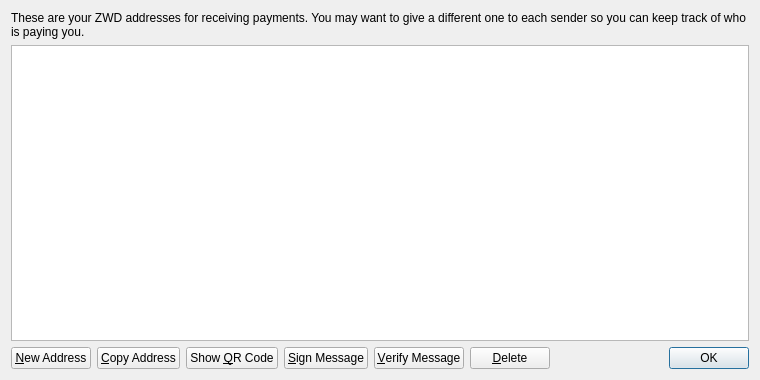
<?xml version="1.0" encoding="UTF-8"?>
<ui version="4.0">
 <class>AddressBookPage</class>
 <widget class="QWidget" name="AddressBookPage">
  <property name="geometry">
   <rect>
    <x>0</x>
    <y>0</y>
    <width>760</width>
    <height>380</height>
   </rect>
  </property>
  <property name="windowTitle">
   <string>Address Book</string>
  </property>
  <layout class="QVBoxLayout" name="verticalLayout">
   <item>
    <widget class="QLabel" name="labelExplanation">
     <property name="text">
      <string>These are your ZWD addresses for receiving payments. You may want to give a different one to each sender so you can keep track of who is paying you.</string>
     </property>
     <property name="textFormat">
      <enum>Qt::PlainText</enum>
     </property>
     <property name="wordWrap">
      <bool>true</bool>
     </property>
    </widget>
   </item>
   <item>
    <widget class="QTableView" name="tableView">
     <property name="contextMenuPolicy">
      <enum>Qt::CustomContextMenu</enum>
     </property>
     <property name="toolTip">
      <string>Double-click to edit address or label</string>
     </property>
     <property name="tabKeyNavigation">
      <bool>false</bool>
     </property>
     <property name="alternatingRowColors">
      <bool>true</bool>
     </property>
     <property name="selectionMode">
      <enum>QAbstractItemView::SingleSelection</enum>
     </property>
     <property name="selectionBehavior">
      <enum>QAbstractItemView::SelectRows</enum>
     </property>
     <property name="sortingEnabled">
      <bool>true</bool>
     </property>
     <attribute name="verticalHeaderVisible">
      <bool>false</bool>
     </attribute>
    </widget>
   </item>
   <item>
    <layout class="QHBoxLayout" name="horizontalLayout">
     <item>
      <widget class="QPushButton" name="newAddressButton">
       <property name="toolTip">
        <string>Create a new address</string>
       </property>
       <property name="text">
        <string>&amp;New Address</string>
       </property>
       <property name="icon">
        <iconset resource="../bitcoin.qrc">
         <normaloff>:/icons/add</normaloff>:/icons/add</iconset>
       </property>
      </widget>
     </item>
     <item>
      <widget class="QPushButton" name="copyToClipboard">
       <property name="toolTip">
        <string>Copy the currently selected address to the system clipboard</string>
       </property>
       <property name="text">
        <string>&amp;Copy Address</string>
       </property>
       <property name="icon">
        <iconset resource="../bitcoin.qrc">
         <normaloff>:/icons/editcopy</normaloff>:/icons/editcopy</iconset>
       </property>
      </widget>
     </item>
     <item>
      <widget class="QPushButton" name="showQRCode">
       <property name="text">
        <string>Show &amp;QR Code</string>
       </property>
       <property name="icon">
        <iconset resource="../bitcoin.qrc">
         <normaloff>:/icons/qrcode</normaloff>:/icons/qrcode</iconset>
       </property>
      </widget>
     </item>
     <item>
      <widget class="QPushButton" name="signMessage">
       <property name="toolTip">
        <string>Sign a message to prove you own a Bitcoin address</string>
       </property>
       <property name="text">
        <string>&amp;Sign Message</string>
       </property>
       <property name="icon">
        <iconset resource="../bitcoin.qrc">
         <normaloff>:/icons/edit</normaloff>:/icons/edit</iconset>
       </property>
      </widget>
     </item>
     <item>
      <widget class="QPushButton" name="verifyMessage">
       <property name="toolTip">
        <string>Verify a message to ensure it was signed with a specified Bitcoin address</string>
       </property>
       <property name="text">
        <string>&amp;Verify Message</string>
       </property>
       <property name="icon">
        <iconset resource="../bitcoin.qrc">
         <normaloff>:/icons/transaction_0</normaloff>:/icons/transaction_0</iconset>
       </property>
      </widget>
     </item>
     <item>
      <widget class="QPushButton" name="deleteButton">
       <property name="toolTip">
        <string>Delete the currently selected address from the list. Only sending addresses can be deleted.</string>
       </property>
       <property name="text">
        <string>&amp;Delete</string>
       </property>
       <property name="icon">
        <iconset resource="../bitcoin.qrc">
         <normaloff>:/icons/remove</normaloff>:/icons/remove</iconset>
       </property>
      </widget>
     </item>
     <item>
      <spacer name="horizontalSpacer">
       <property name="orientation">
        <enum>Qt::Horizontal</enum>
       </property>
       <property name="sizeHint" stdset="0">
        <size>
         <width>40</width>
         <height>20</height>
        </size>
       </property>
      </spacer>
     </item>
     <item>
      <widget class="QDialogButtonBox" name="buttonBox">
       <property name="sizePolicy">
        <sizepolicy hsizetype="Maximum" vsizetype="Fixed">
         <horstretch>0</horstretch>
         <verstretch>0</verstretch>
        </sizepolicy>
       </property>
       <property name="standardButtons">
        <set>QDialogButtonBox::Ok</set>
       </property>
      </widget>
     </item>
    </layout>
   </item>
  </layout>
 </widget>
 <resources>
  <include location="../bitcoin.qrc"/>
 </resources>
 <connections/>
</ui>
